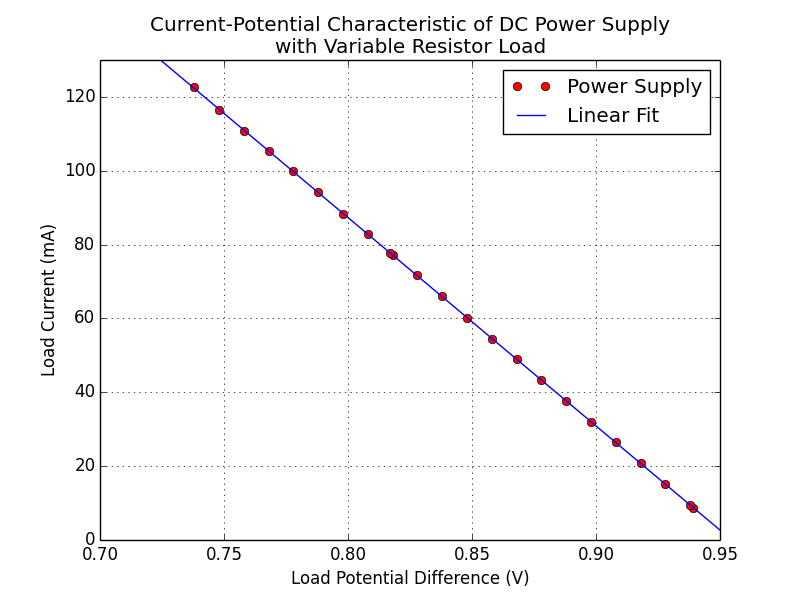

Write Python code to recreate this figure.
import matplotlib.pyplot as plt
import numpy as np

# Import data from file and skip header row
# potential, current_mA, current_A = np.loadtxt('fig_PowerSupply.csv', delimiter=',', unpack=True, skiprows=1)

# Import data from the alternate data file
potential_alt, current_mA_alt, current_A_alt = np.loadtxt('fig_PowerSupply_alt.csv', delimiter=',', unpack=True, skiprows=1)

# Linear fit
m, b = np.polyfit(potential_alt,current_A_alt,1)
x_fit = np.arange(-1,3)
y_fit = (m * x_fit + b) * (10**3)

# Theory curve from our first method
# v_theory = 2.00
# i_theory = 25.8 * (10**-3)
# r_theory = 77.5
# y_theory = (v_theory / r_theory) - ((1 / r_theory) * x_fit)

# Some math for the paper
R_th = -1. / m
V_th = b * R_th

print "Thevenin Resistance:"
print R_th
print "\nThevenin Potential:"
print V_th

# Plot some stuff
# plt.plot(potential,current_mA,'ro', label="Power Supply")
plt.plot(potential_alt,current_mA_alt,'ro', label="Power Supply")
plt.plot(x_fit,y_fit, label="Linear Fit")
# plt.plot(x_fit,y_theory*(10**3), label="Circuit without load")

# Set plot formatting
plt.xlim(0.7,0.95)
plt.ylim(0.,130.)
plt.grid(True)

# Labels and text
plt.xlabel("Load Potential Difference (V)")
plt.ylabel("Load Current (mA)")
plt.title("Current-Potential Characteristic of DC Power Supply\nwith Variable Resistor Load")
plt.legend()

# Show the plot
plt.show()
